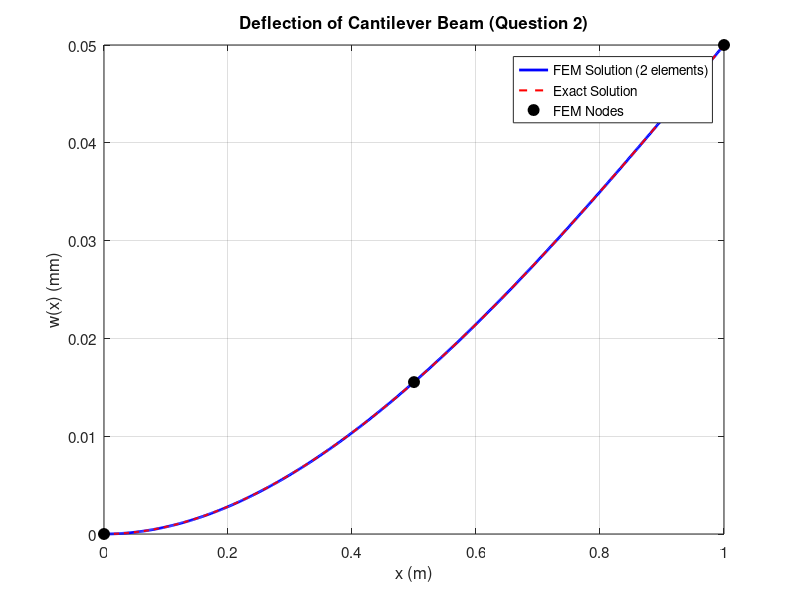

The MATLAB source for this figure:
% CIV E 665 - Assignment 5, Question 2
% Cantilever Beam FEM Solution (2 Euler-Bernoulli elements, Reddy formulation)
clear; clc;

%% Parameters
E = 100e9;        % Pa
t = 0.1;          % m (square cross section)
I_val = t^4/12;   % m^4
EI = E * I_val;   % N*m^2
L = 1.0;          % m
n_elem = 2;
Le = L / n_elem;  % 0.5 m
F0 = 100.0;       % N (point force at free end)
M0 = -10.0;       % N*m (point moment at free end, Reddy convention)

C = 2 * EI / Le^3;

fprintf('EI = %.4f N*m^2\n', EI);
fprintf('C  = %.4f N/m\n', C);
fprintf('Le = %.1f m\n', Le);

%% Element Stiffness Matrix (Reddy formulation)
K_e = C * [ 6,      -3*Le,    -6,      -3*Le;
           -3*Le,    2*Le^2,   3*Le,    Le^2;
           -6,       3*Le,     6,       3*Le;
           -3*Le,    Le^2,     3*Le,    2*Le^2];

%% Global Assembly (6x6)
K_global = zeros(6, 6);
K_global(1:4, 1:4) = K_global(1:4, 1:4) + K_e;  % Element 1
K_global(3:6, 3:6) = K_global(3:6, 3:6) + K_e;  % Element 2

%% Element Force Vectors
f1 = [21.25; -5/3; 16.25; 35/24];
f2 = [8.75; -0.625; 3.75; 5/12];

F_global = zeros(6, 1);
F_global(1:4) = F_global(1:4) + f1;
F_global(3:6) = F_global(3:6) + f2;
F_global(5) = F_global(5) + F0;   % Point force
F_global(6) = F_global(6) + M0;   % Point moment

fprintf('\nGlobal Force Vector F =\n');
disp(F_global');

%% Apply BCs: W1 = W2 = 0 (fixed at Node 1)
free = 3:6;
K_red = K_global(free, free);
F_red = F_global(free);

fprintf('Reduced K (4x4):\n');
disp(K_red);
fprintf('Reduced F:\n');
disp(F_red');

%% Solve
W = zeros(6, 1);
W(free) = K_red \ F_red;

fprintf('\n%s\n', repmat('=', 1, 60));
fprintf('FEM Nodal Values:\n');
fprintf('%s\n', repmat('=', 1, 60));
labels = {'W1 (w1)', 'W2 (th1)', 'W3 (w2)', 'W4 (th2)', 'W5 (w3)', 'W6 (th3)'};
units  = {'m', 'rad', 'm', 'rad', 'm', 'rad'};
for i = 1:6
    fprintf('  %-12s = % .6e  %s\n', labels{i}, W(i), units{i});
end

%% Reconstruct w(x) using Hermite shape functions
psi1 = @(xb) 1 - 3*(xb/Le).^2 + 2*(xb/Le).^3;
psi2 = @(xb) -xb .* (1 - xb/Le).^2;
psi3 = @(xb) 3*(xb/Le).^2 - 2*(xb/Le).^3;
psi4 = @(xb) -xb .* (-(xb/Le) + (xb/Le).^2);

n_pts = 300;

% Element 1
x_e1 = linspace(0, Le, n_pts);
w_e1 = W(1)*psi1(x_e1) + W(2)*psi2(x_e1) + W(3)*psi3(x_e1) + W(4)*psi4(x_e1);

% Element 2
x_e2_local = linspace(0, Le, n_pts);
x_e2 = x_e2_local + Le;
w_e2 = W(3)*psi1(x_e2_local) + W(4)*psi2(x_e2_local) + W(5)*psi3(x_e2_local) + W(6)*psi4(x_e2_local);

x_fem = [x_e1, x_e2];
w_fem = [w_e1, w_e2];

%% Exact Analytical Solution
C1_exact = -150.0;
C2_exact = 380.0/3.0;

w_exact = @(x) (-50*x.^5/60 + 50*x.^4/12 + C1_exact*x.^3/6 + C2_exact*x.^2/2) / EI;

x_exact = linspace(0, 1, 500);
w_exact_vals = w_exact(x_exact);

fprintf('\n%s\n', repmat('=', 1, 60));
fprintf('Exact Solution Values:\n');
fprintf('%s\n', repmat('=', 1, 60));
fprintf('  w_exact(0.5) = %.10e m\n', w_exact(0.5));
fprintf('  w_exact(1.0) = %.10e m\n', w_exact(1.0));
fprintf('  FEM w(0.5)   = %.10e m\n', W(3));
fprintf('  FEM w(1.0)   = %.10e m\n', W(5));
fprintf('  Error at x=0.5: %.4f%%\n', abs(W(3) - w_exact(0.5))/abs(w_exact(0.5))*100);
fprintf('  Error at x=1.0: %.4f%%\n', abs(W(5) - w_exact(1.0))/abs(w_exact(1.0))*100);

%% Plot
figure;
plot(x_fem, w_fem*1e3, 'b-', 'LineWidth', 2); hold on;
plot(x_exact, w_exact_vals*1e3, 'r--', 'LineWidth', 1.5);
plot([0, Le, 2*Le], [W(1), W(3), W(5)]*1e3, 'ko', 'MarkerSize', 8, 'MarkerFaceColor', 'k');

xlabel('x (m)', 'FontSize', 13);
ylabel('w(x) (mm)', 'FontSize', 13);
title('Deflection of Cantilever Beam (Question 2)', 'FontSize', 14);
legend('FEM Solution (2 elements)', 'Exact Solution', 'FEM Nodes', 'FontSize', 11);
grid on;
set(gca, 'FontSize', 11);

saveas(gcf, './assets/q2_deflection_matlab.png');
fprintf('\nPlot saved to ./assets/q2_deflection_matlab.png\n');
